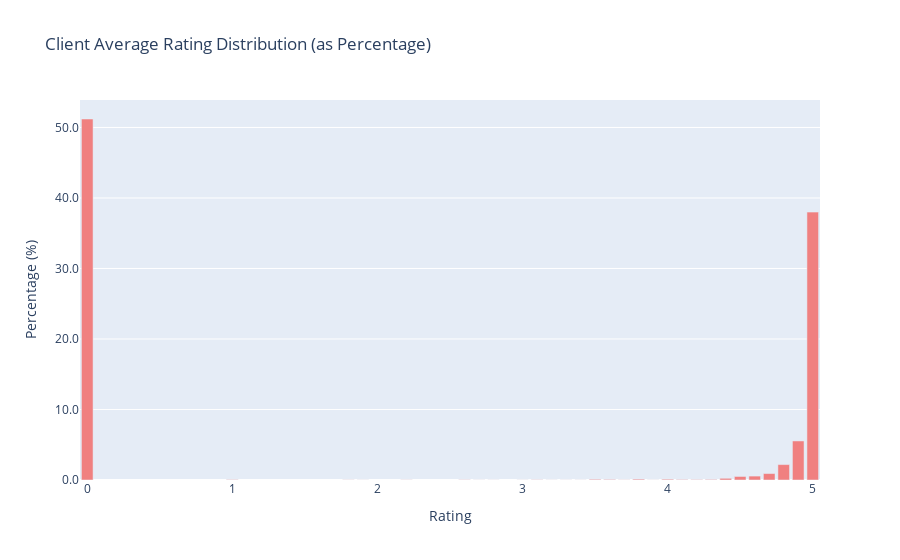

The notebook cell saved with this chart:
### Markdown cell above
📊 **Distribution of Client Ratings**

### Code cell
rating_counts = df['client_average_rating'].value_counts(normalize=True).sort_index()
rating_percent = (rating_counts * 100).reset_index()
rating_percent.columns = ['rating', 'percentage']
fig = pt.bar(rating_percent, x='rating', y='percentage',
             color_discrete_sequence=['lightcoral'],
             labels={'rating': 'Client Rating', 'percentage': 'Percentage (%)'},
             title='Client Average Rating Distribution (as Percentage)')
fig.update_layout(yaxis_tickformat='.1f',  
                  xaxis_title='Rating',
                  yaxis_title='Percentage (%)')
fig.show()

### Figure 1 — Plotly figure (JSON) as saved in the notebook; plotly's stock layout.template omitted (floating-point values rounded to 4 significant figures)
{"data": [{"alignmentgroup": "True", "hovertemplate": "Client Rating=%{x}<br>Percentage (%)=%{y}<extra></extra>", "legendgroup": "", "marker": {"color": "lightcoral", "pattern": {"shape": ""}}, "name": "", "offsetgroup": "", "orientation": "v", "showlegend": false, "textposition": "auto", "type": "bar", "x": [0, 1, 1.8, 1.9, 2.2, 2.6, 2.7, 2.8, 3, 3.1, 3.2, 3.3, 3.4, 3.5, 3.6, 3.7, 3.8, 3.9, 4, 4.1, 4.2, 4.3, 4.4, 4.5, 4.6, 4.7, 4.8, 4.9, 5], "xaxis": "x", "y": [51.2, 0.05439, 0.02176, 0.01088, 0.02176, 0.03263, 0.01088, 0.01088, 0.01088, 0.03263, 0.01088, 0.01088, 0.01088, 0.0979, 0.07614, 0.02176, 0.1197, 0.01088, 0.1088, 0.06527, 0.05439, 0.07614, 0.2393, 0.5004, 0.5548, 0.9137, 2.186, 5.537, 38.0], "yaxis": "y"}], "layout": {"barmode": "relative", "legend": {"tracegroupgap": 0}, "title": {"text": "Client Average Rating Distribution (as Percentage)"}, "xaxis": {"anchor": "y", "domain": [0, 1], "title": {"text": "Rating"}}, "yaxis": {"anchor": "x", "domain": [0, 1], "tickformat": ".1f", "title": {"text": "Percentage (%)"}}}}
